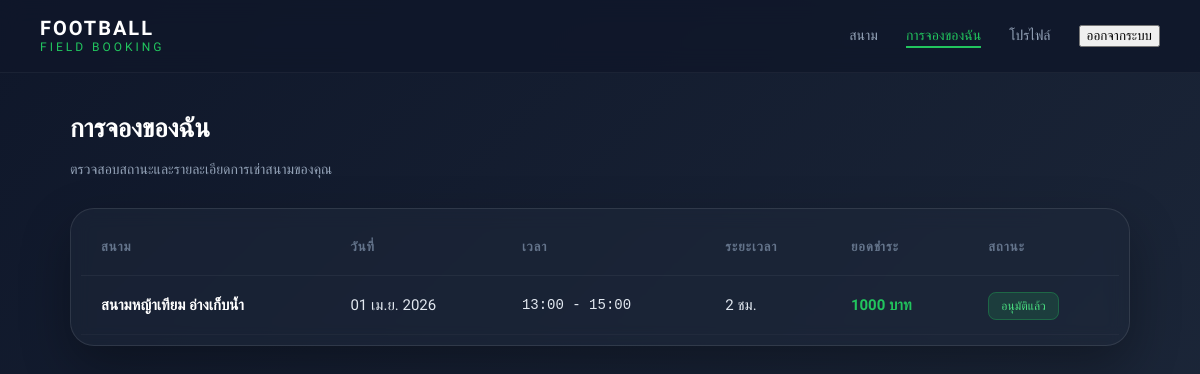
Page /my-booking/ (signed in) on the committed database.
### booking/models.py (models this page shows, shortened)
class Booking(models.Model):
    STATUS_CHOICES = (
        ('pending', 'Pending'),
        ('approved', 'Approved'),
        ('rejected', 'Rejected'),
        ('cancelled', 'Cancelled'),
    )
    user = models.ForeignKey(User, on_delete=models.SET_NULL, null=True, blank=True)
    field = models.ForeignKey(Field, on_delete=models.SET_NULL, null=True, blank=True)
    date = models.DateField()
    start_time = models.TimeField()
    end_time = models.TimeField()
    hours = models.IntegerField()
    total_price = models.IntegerField()
    status = models.CharField(max_length=10, choices=STATUS_CHOICES, default='pending')
    slip = models.ImageField(upload_to="slips/", null=True, blank=True)
    is_walkin = models.BooleanField(default=False)
    created_at = models.DateTimeField(auto_now_add=True)
    hours = models.IntegerField()
    water_packs = models.IntegerField(default=0)
    balls = models.IntegerField(default=0)
    class Meta:
        ordering = ['-created_at']

class Field(models.Model):
    name = models.CharField(max_length=100)
    field_type = models.CharField(max_length=20, choices=FIELD_TYPE)
    price = models.IntegerField()
    image = models.ImageField(upload_to='fields/', null=True, blank=True)
    open_time = models.TimeField()
    close_time = models.TimeField()
    is_active = models.BooleanField(default=True)

### booking/views.py (the view)
# urls.py: path('my-booking/', views.my_booking, name='my_booking'),
def my_booking(request):
    bookings = Booking.objects.filter(user=request.user).order_by('-id')
    return render(request, 'booking/my-booking.html', {
        'bookings': bookings
    })

### booking/templates/booking/my-booking.html (shortened to what this page needs)
{% load static %}
<!DOCTYPE html>
<html lang="th">
<head>
    <link rel="stylesheet" href="{% static 'booking/css/my-booking.css' %}">
</head>
<body>
    <nav class="navbar">
        <div class="logo">
            <span class="logo-main">FOOTBALL</span>
            <span class="logo-sub">FIELD BOOKING</span>
        </div>
        <ul class="nav-menu">
            <li><a href="{% url 'home' %}">สนาม</a></li>
            <li><a href="{% url 'my_booking' %}" class="active">การจองของฉัน</a></li>
            <li><a href="{% url 'profile' %}">โปรไฟล์</a></li>
            <li>
                <form action="{% url 'logout' %}" method="post" style="display:inline;">
                    <button type="submit" class="logout-btn">ออกจากระบบ</button>
                </form>
            </li>
        </ul>
    </nav>
    <div class="container">
        <header class="page-header">
            <h1>การจองของฉัน</h1>
            <p class="subtitle">ตรวจสอบสถานะและรายละเอียดการเช่าสนามของคุณ</p>
        </header>
        <div class="table-card">
            <div class="table-wrapper">
                <table>
                    <thead>
                        <tr>
                            <th>สนาม</th>
                            <th>วันที่</th>
                            <th>เวลา</th>
                            <th>ระยะเวลา</th>
                            <th>ยอดชำระ</th>
                            <th>สถานะ</th>
                        </tr>
                    </thead>
                    <tbody>
                        {% if bookings %}
                        {% for booking in bookings %}
                        <tr>
                            <td class="field-info">
                                {% if booking.field %}
                                <span class="name">{{ booking.field.name }}</span>
                                {% else %}
                                <span class="name" style="color: red;">สนามถูกลบออกจากระบบ</span>
                                {% endif %}
                            </td>
                            <td>{{ booking.date|date:"d M Y" }}</td>
                            <td class="time-slot">{{ booking.start_time|time:"H:i" }} - {{ booking.end_time|time:"H:i" }}</td>
                            <td>{{ booking.hours }} ชม.</td>
                            <td class="total-price">{{ booking.total_price }} บาท</td>
                            <td>
                                {% if booking.status == "pending" %}
                                <span class="status-badge pending">รอตรวจสอบ</span>
                                {% elif booking.status == "approved" %}
                                <span class="status-badge approved">อนุมัติแล้ว</span>
                                {% else %}
                                <span class="status-badge rejected">ยกเลิก</span>
                                {% endif %}
                            </td>
                        </tr>
                        {% endfor %}
                        {% endif %}
                    </tbody>
                </table>
            </div>
        </div>
    </div>
</body>
</html>

### booking/static/booking/css/my-booking.css (style rules this page uses)
* { box-sizing: border-box; font-family: 'Prompt', sans-serif; transition: all 0.3s cubic-bezier(0.4, 0, 0.2, 1); }
body { margin: 0; min-height: 100vh; background: linear-gradient(135deg, #0f172a, #1e293b); color: #fff; overflow-x: hidden; }
.navbar { position: sticky; top: 0; z-index: 1000; padding: 18px 40px; display: flex; justify-content: space-between; align-items: center; background: rgba(15, 23, 42, 0.8); backdrop-filter: blur(12px); border-bottom: 1px solid rgba(255, 255, 255, 0.05); }
.logo { line-height: 1; }
.logo-main { display: block; font-size: 20px; font-weight: 700; letter-spacing: 2px; }
.logo-sub { font-size: 12px; font-weight: 500; color: #22c55e; letter-spacing: 3px; }
.nav-menu { list-style: none; display: flex; gap: 28px; margin: 0; padding: 0; }
.nav-menu a { color: #94a3b8; text-decoration: none; font-size: 14px; font-weight: 500; position: relative; padding: 5px 0; }
.nav-menu a:hover, .nav-menu a.active { color: #22c55e; }
.nav-menu a::after { content: ''; position: absolute; bottom: 0; left: 0; width: 0; height: 2px; background: #22c55e; transition: 0.3s; }
.nav-menu a:hover::after, .nav-menu a.active::after { width: 100%; }
.container { max-width: 1100px; margin: 40px auto; padding: 0 20px; }
.page-header { margin-bottom: 30px; }
.page-header h1 { font-size: 26px; font-weight: 700; }
.subtitle { color: #94a3b8; font-size: 14px; }
.table-card { background: rgba(30, 41, 59, 0.5); backdrop-filter: blur(10px); border: 1px solid rgba(255, 255, 255, 0.1); border-radius: 24px; padding: 10px; box-shadow: 0 20px 50px rgba(0, 0, 0, 0.3); }
.table-wrapper { overflow-x: auto; }
table { width: 100%; border-collapse: collapse; min-width: 800px; }
th { text-align: left; padding: 20px; font-size: 13px; font-weight: 600; color: #64748b; text-transform: uppercase; letter-spacing: 1px; border-bottom: 1px solid rgba(255, 255, 255, 0.05); }
td { padding: 20px; font-size: 15px; color: #e2e8f0; border-bottom: 1px solid rgba(255, 255, 255, 0.03); }
.field-info .name { font-weight: 600; color: #fff; display: block; }
.time-slot { font-family: monospace; font-size: 14px; }
.total-price { font-weight: 600; color: #22c55e; }
.status-badge { padding: 6px 12px; border-radius: 8px; font-size: 12px; font-weight: 500; }
.status-badge.approved { background: rgba(34, 197, 94, 0.15); color: #4ade80; border: 1px solid rgba(34, 197, 94, 0.3); }

### rows in the picture
Booking: field.name "สนามหญ้าเทียม อ่างเก็บน้ำ", date "01 เม.ย. 2026", start_time "13:00", end_time "15:00", hours "2", total_price "1000", status "อนุมัติแล้ว"
